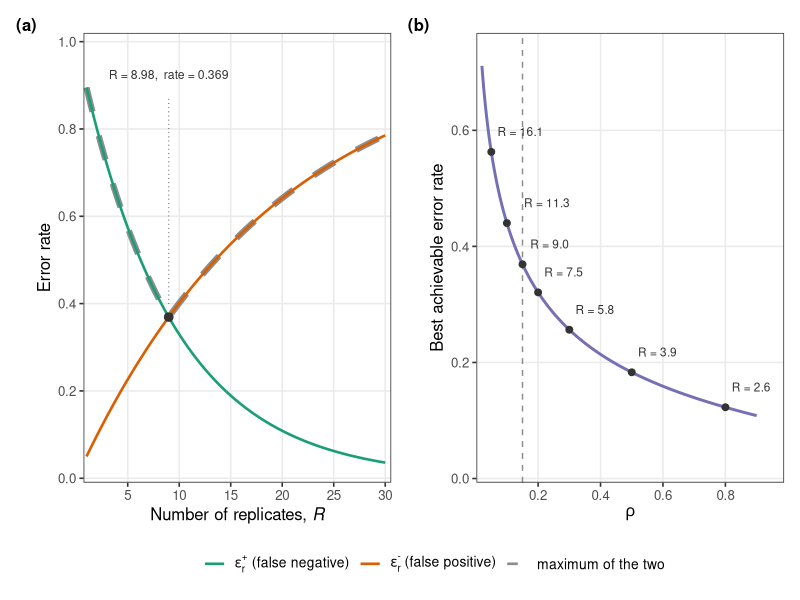
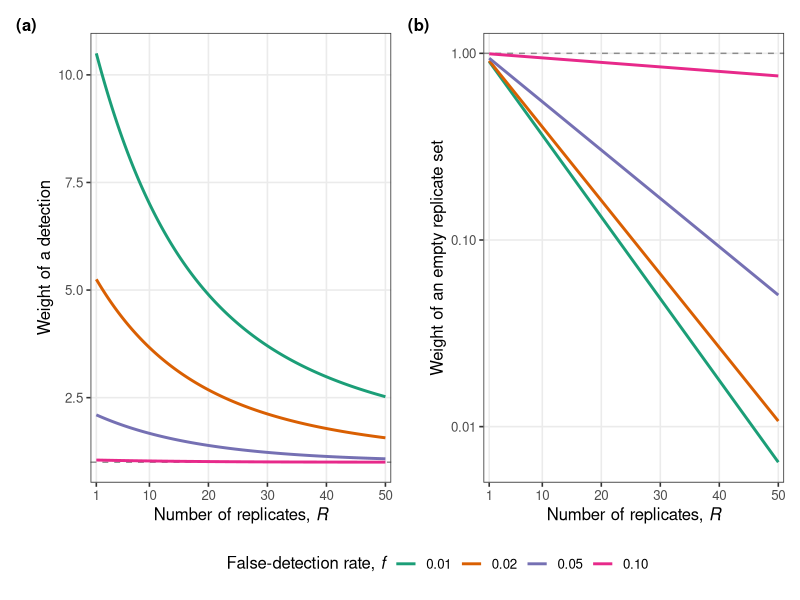
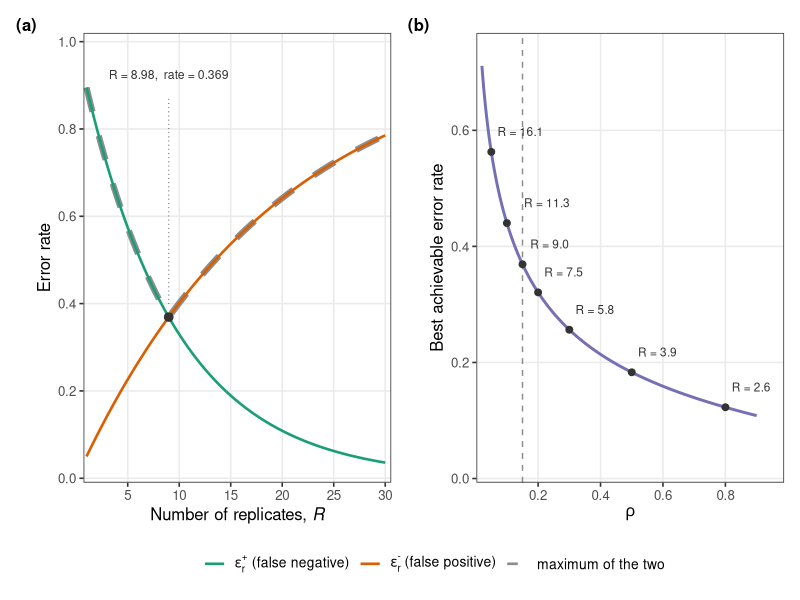
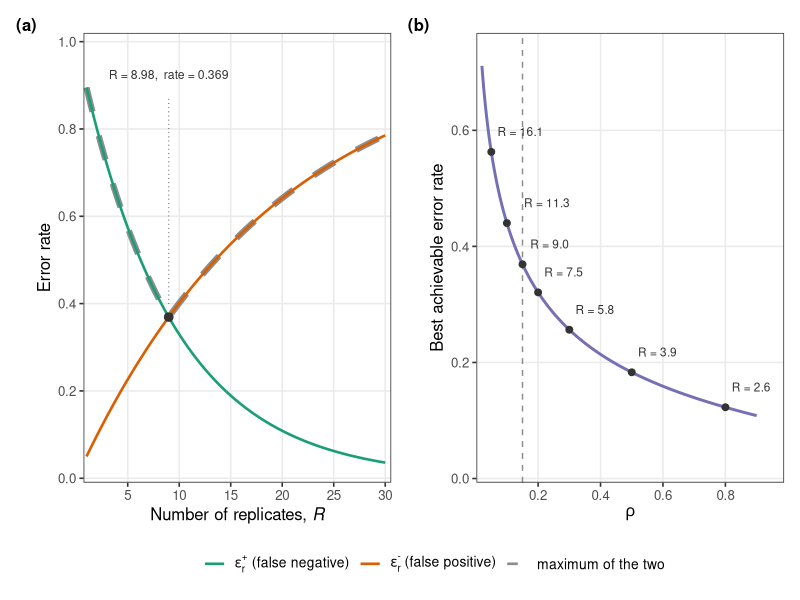
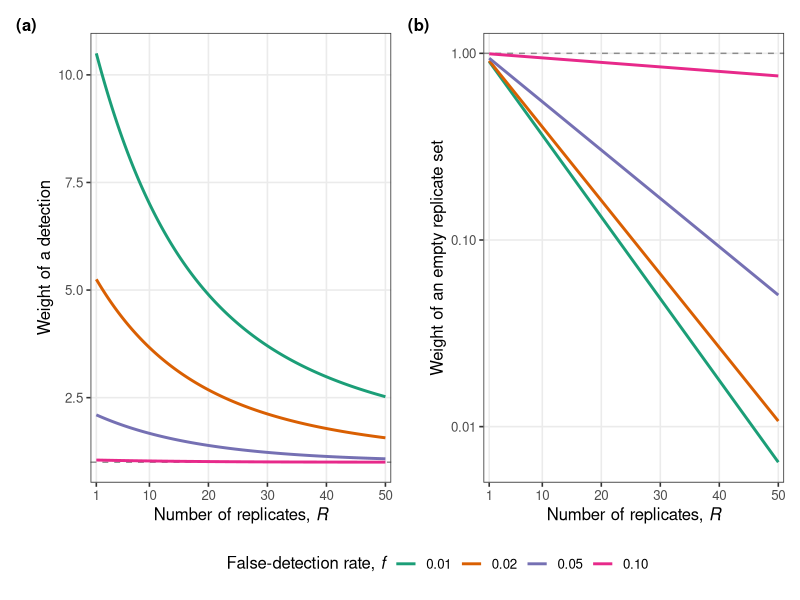
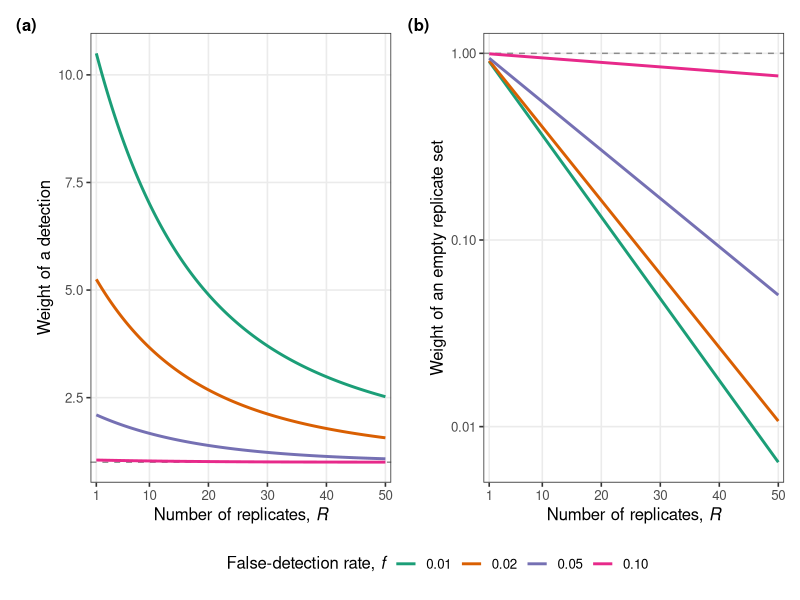

The R script that drew these images, in order:
# =============================================================================
# Supplementary Information - the replicate axis as an error-prone evidence
# source. Two figures.
#
# Model (same generative model as the replicate term of accumulation_curves.R):
#   a truly present link is realised in a replicate with probability rho and
#   then detected with the local sampling success (1 - eps_L), so
#       p1 = rho * (1 - eps_L),
#   and a truly absent link is spuriously recorded with probability
#       p0 = f.
#   Summarising R replicates as a single "seen at least once" bit gives two
#   directional error rates,
#       eps_rep_present(R) = (1 - p1)^R        false negative, falls with R
#       eps_rep_absent(R)  = 1 - (1 - p0)^R    false positive, rises with R
#   R is treated as continuous throughout.
#
#   erep_tradeoff.{pdf,png}     the tension between the two directional rates
#   evidential_weight.{pdf,png} the likelihood ratios carried by a detection
#                               and by an empty replicate set
# =============================================================================

library(ggplot2)
library(patchwork)

## Figures are written to Bayesian_framework/bayesian_figures. Resolved here so
## the script works whether it is run from the project root or from inside
## Bayesian_framework/, and the folder is created if it is missing.
fig_dir <- if (dir.exists("Bayesian_framework"))
             file.path("Bayesian_framework", "bayesian_figures") else "bayesian_figures"
dir.create(fig_dir, recursive = TRUE, showWarnings = FALSE)

## ---- parameters -------------------------------------------------------------
eps_Y <- 0.20    # model error (epsilon_Y); taxonomy only, not these figures
eps_L <- 0.30    # local-miss error  (epsilon_local)
rho   <- 0.15    # realisation rate
f     <- 0.05    # false-detection rate

Rmax_tension <- 30              # x range of figure 1, panel (a)
Rmax_weight  <- 50              # x range of figure 2
rho_range    <- c(0.02, 0.90)   # x range of figure 1, panel (b)
rho_marks    <- c(0.05, 0.10, 0.15, 0.20, 0.30, 0.50, 0.80)  # labelled points
## hand-placed x offsets for those labels; the wider one clears the rho = 0.15 line
rho_mark_dx  <- c(0.020, 0.055, 0.025, 0.020, 0.020, 0.020, 0.020)
rho_mark_dy  <- 0.035
f_levels     <- c(0.01, 0.02, 0.05, 0.10)   # one curve each, figure 2

fig_w <- 9.5     # inches
fig_h <- 4.6
fig_dpi <- 300

## ---- palette (ColorBrewer Dark2) --------------------------------------------
dark2 <- c("#1B9E77", "#D95F02", "#7570B3", "#E7298A",
           "#66A61E", "#E6AB02", "#A6761D", "#666666")

## ---- the model --------------------------------------------------------------
p1_of <- function(rho, eps_L) rho * (1 - eps_L)   # per-replicate true detection
p0_of <- function(f) f                            # per-replicate false detection

## false negative after R replicates: a realisable link (L_r = 1) goes unrecorded
## only if it is unobserved in every replicate. Realisation is not conditioned on,
## because the truth being recovered is realisability, not realisation, so the rate
## carries the ecological failure to be realised as well as the failure to detect.
eps_present <- function(R, p1, rho = NULL) (1 - p1)^R
eps_absent  <- function(R, p0) 1 - (1 - p0)^R     # false positive after R replicates

## R at which the two directional rates are equal. eps_present falls
## monotonically from 1 and eps_absent rises monotonically from 0, so the
## difference is monotone and the root is unique.
crossing_R <- function(p1, p0, rho = NULL) {
  g <- function(R) eps_present(R, p1, rho) - eps_absent(R, p0)
  uniroot(g, interval = c(1, 1e4), tol = .Machine$double.eps^0.5)$root
}

## the common rate at that crossing = the lowest value the pointwise maximum
## of the two rates can take
best_rate <- function(p1, p0, rho = NULL) eps_present(crossing_R(p1, p0), p1)

p1 <- p1_of(rho, eps_L)
p0 <- p0_of(f)

cat(sprintf("Per-replicate detection probabilities\n"))
cat(sprintf("  p1 = rho * (1 - eps_L) = %.3f * %.3f = %.4f\n", rho, 1 - eps_L, p1))
cat(sprintf("  p0 = f                 = %.4f\n\n", p0))

## ---- numerical checks -------------------------------------------------------
## Values quoted in the SI text. tol = 5e-4 means agreement to three decimal
## places; the crossing values of R are quoted to two, hence tol = 5e-3.
chk <- function(quantity, computed, expected, tol = 5e-4) {
  data.frame(quantity = quantity, expected = expected, computed = computed,
             tol = tol, ok = abs(computed - expected) < tol,
             stringsAsFactors = FALSE)
}

R_star    <- crossing_R(p1, p0, rho)
rate_star <- eps_present(R_star, p1, rho)
mx        <- optimize(function(R) pmax(eps_present(R, p1, rho), eps_absent(R, p0)),
                      interval = c(1, Rmax_tension), tol = 1e-8)

panel_b_expected <- data.frame(
  rho  = c(0.05, 0.10, 0.15, 0.20, 0.30, 0.50, 0.80),
  R    = c(16.13, 11.31, 8.98, 7.54, 5.77, 3.94, 2.55),
  rate = c(0.563, 0.440, 0.369, 0.321, 0.256, 0.183, 0.123)
)

w_det   <- function(R, p1, p0) (1 - (1 - p1)^R) / (1 - (1 - p0)^R)
w_empty <- function(R, p1, p0) ((1 - p1) / (1 - p0))^R
R_probe <- c(1, 5, 10, 20, 50)

checks <- do.call(rbind, c(
  lapply(seq_along(c(1, 5, 10)), function(i) {
    R <- c(1, 5, 10)[i]
    chk(sprintf("eps_rep^present, R = %d", R), eps_present(R, p1, rho),
        c(0.895, 0.574, 0.330)[i])
  }),
  lapply(seq_along(c(1, 5, 10)), function(i) {
    R <- c(1, 5, 10)[i]
    chk(sprintf("eps_rep^absent, R = %d", R), eps_absent(R, p0),
        c(0.050, 0.226, 0.401)[i])
  }),
  list(
    chk("crossing, R",                R_star,     8.98,  tol = 5e-3),
    chk("crossing, common rate",      rate_star,  0.369),
    chk("min of pointwise max, R",    mx$minimum, 8.98,  tol = 5e-3),
    chk("min of pointwise max, rate", mx$objective, 0.369)
  ),
  lapply(seq_len(nrow(panel_b_expected)), function(i) {
    r <- panel_b_expected$rho[i]
    chk(sprintf("panel (b) rho = %.2f, R", r),
        crossing_R(p1_of(r, eps_L), p0, r), panel_b_expected$R[i], tol = 5e-3)
  }),
  lapply(seq_len(nrow(panel_b_expected)), function(i) {
    r <- panel_b_expected$rho[i]
    chk(sprintf("panel (b) rho = %.2f, rate", r),
        best_rate(p1_of(r, eps_L), p0, r), panel_b_expected$rate[i])
  }),
  lapply(seq_along(R_probe), function(i) {
    chk(sprintf("detection weight, f = 0.05, R = %d", R_probe[i]),
        w_det(R_probe[i], p1, 0.05),
        c(2.100, 1.882, 1.670, 1.389, 1.079)[i])
  }),
  lapply(seq_along(R_probe), function(i) {
    chk(sprintf("empty-set weight, f = 0.05, R = %d", R_probe[i]),
        w_empty(R_probe[i], p1, 0.05),
        c(0.942, 0.742, 0.551, 0.303, 0.051)[i])
  })
))

checks_print <- checks
checks_print$computed <- round(checks_print$computed, 4)
cat("Numerical checks\n")
print(checks_print, row.names = FALSE)
cat("\n")

if (any(!checks$ok)) {
  bad <- checks[!checks$ok, ]
  stop(sprintf(
    "%d numerical check(s) failed:\n%s",
    nrow(bad),
    paste(sprintf("  %-38s expected %.3f, computed %.6f (tol %.0e)",
                  bad$quantity, bad$expected, bad$computed, bad$tol),
          collapse = "\n")), call. = FALSE)
}

# =============================================================================
# FIGURE 1 - erep_tension
# =============================================================================

## ---- panel (a): the two directional rates and their maximum -----------------
R_grid <- seq(1, Rmax_tension, length.out = 601)

dat_a <- data.frame(
  R      = rep(R_grid, 3),
  series = factor(rep(c("present", "absent", "max"), each = length(R_grid)),
                  levels = c("present", "absent", "max")),
  value  = c(eps_present(R_grid, p1, rho),
             eps_absent(R_grid, p0),
             pmax(eps_present(R_grid, p1, rho), eps_absent(R_grid, p0)))
)

pal_a <- c(present = dark2[1], absent = dark2[2], max = "grey55")
lty_a <- c(present = "solid",  absent = "solid",  max = "dashed")
lab_a <- expression(epsilon[r]^{"+"} ~ "(false negative)",
                    epsilon[r]^{"-"} ~ "(false positive)",
                    "maximum of the two")

## The maximum coincides with whichever directional rate is currently larger, so
## it is drawn first and wider: it reads as a grey dashed envelope flanking the
## two solid curves rather than being hidden underneath them. override.aes below
## puts every legend key back at a common line width.
p_a <- ggplot() +
  geom_line(data = subset(dat_a, series == "max"),
            aes(R, value, colour = series, linetype = series), linewidth = 2.1) +
  geom_line(data = subset(dat_a, series != "max"),
            aes(R, value, colour = series, linetype = series), linewidth = 0.9) +
  ## the crossing, with a leader up to the annotation
  annotate("segment", x = R_star, xend = R_star,
           y = rate_star + 0.03, yend = 0.875,
           linetype = "dotted", colour = "grey40", linewidth = 0.35) +
  annotate("point", x = R_star, y = rate_star, size = 2.6, colour = "grey20") +
  annotate("text", x = R_star, y = 0.925,
           label = sprintf("R = %.2f,  rate = %.3f", R_star, rate_star),
           size = 3.1, colour = "grey20") +
  scale_colour_manual(name = NULL, values = pal_a,
                      breaks = names(pal_a), labels = lab_a) +
  scale_linetype_manual(name = NULL, values = lty_a,
                        breaks = names(lty_a), labels = lab_a) +
  guides(colour = guide_legend(override.aes = list(linewidth = 0.9))) +
  scale_x_continuous(breaks = seq(0, Rmax_tension, 5),
                     expand = expansion(mult = c(0.01, 0.02))) +
  scale_y_continuous(limits = c(0, 1), breaks = seq(0, 1, 0.2),
                     expand = expansion(mult = c(0.01, 0.02))) +
  labs(x = expression("Number of replicates, " * italic(R)),
       y = "Error rate") +
  theme_bw(base_size = 12) +
  theme(panel.grid.minor = element_blank(),
        legend.position  = "bottom",
        legend.text      = element_text(size = 10))

## ---- panel (b): the best the replicate axis can do, as a function of rho ----
rho_grid <- seq(rho_range[1], rho_range[2], length.out = 401)

dat_b <- data.frame(
  rho  = rho_grid,
  R    = vapply(rho_grid, function(r) crossing_R(p1_of(r, eps_L), p0, r), numeric(1))
)
dat_b$rate <- mapply(function(R, r) eps_present(R, p1_of(r, eps_L), r), dat_b$R, dat_b$rho)

marks_b <- data.frame(
  rho = rho_marks,
  R   = vapply(rho_marks, function(r) crossing_R(p1_of(r, eps_L), p0, r), numeric(1))
)
marks_b$rate  <- mapply(function(R, r) eps_present(R, p1_of(r, eps_L), r), marks_b$R, marks_b$rho)
marks_b$label <- sprintf("R = %.1f", marks_b$R)
marks_b$lab_x <- marks_b$rho  + rho_mark_dx
marks_b$lab_y <- marks_b$rate + rho_mark_dy

p_b <- ggplot(dat_b, aes(rho, rate)) +
  geom_vline(xintercept = rho, linetype = "dashed", colour = "grey55") +
  geom_line(colour = dark2[3], linewidth = 1) +
  geom_point(data = marks_b, size = 2, colour = "grey20") +
  geom_text(data = marks_b, aes(lab_x, lab_y, label = label), hjust = 0,
            size = 3, colour = "grey20") +
  scale_x_continuous(breaks = seq(0, 0.9, 0.2),
                     expand = expansion(mult = c(0.02, 0.10))) +
  scale_y_continuous(limits = c(0, NA), breaks = seq(0, 0.8, 0.2),
                     expand = expansion(mult = c(0.01, 0.08))) +
  labs(x = expression(rho), y = "Best achievable error rate") +
  theme_bw(base_size = 12) +
  theme(panel.grid.minor = element_blank())

fig1 <- (p_a | p_b) +
  plot_layout(guides = "collect") +
  plot_annotation(tag_levels = "a", tag_prefix = "(", tag_suffix = ")") &
  theme(legend.position = "bottom",
        plot.tag = element_text(size = 12, face = "bold"))

print(fig1)
ggsave(file.path(fig_dir, "SI_erep_tradeoff.pdf"), fig1, width = fig_w, height = fig_h)
ggsave(file.path(fig_dir, "SI_erep_tradeoff.png"), fig1, width = fig_w, height = fig_h, dpi = fig_dpi)

# =============================================================================
# FIGURE 2 - evidential_weight
# =============================================================================
R_grid2 <- seq(1, Rmax_weight, length.out = 501)

dat_w <- expand.grid(R = R_grid2, f = f_levels)
dat_w$detection <- w_det(dat_w$R, p1, dat_w$f)
dat_w$empty     <- w_empty(dat_w$R, p1, dat_w$f)
dat_w$f_lab     <- factor(sprintf("%.2f", dat_w$f),
                          levels = sprintf("%.2f", f_levels))

pal_f <- setNames(dark2[seq_along(f_levels)], levels(dat_w$f_lab))
lab_f <- expression("False-detection rate, " * italic(f))

weight_theme <- list(
  scale_colour_manual(name = lab_f, values = pal_f),
  scale_x_continuous(breaks = c(1, seq(10, Rmax_weight, 10)),
                     expand = expansion(mult = c(0.02, 0.02))),
  labs(x = expression("Number of replicates, " * italic(R))),
  theme_bw(base_size = 12),
  theme(panel.grid.minor = element_blank(),
        legend.position  = "bottom")
)

p_w1 <- ggplot(dat_w, aes(R, detection, colour = f_lab)) +
  geom_hline(yintercept = 1, linetype = "dashed", colour = "grey55") +
  geom_line(linewidth = 1) +
  labs(y = "Weight of a detection") +
  weight_theme

p_w2 <- ggplot(dat_w, aes(R, empty, colour = f_lab)) +
  geom_hline(yintercept = 1, linetype = "dashed", colour = "grey55") +
  geom_line(linewidth = 1) +
  scale_y_log10() +
  labs(y = "Weight of an empty replicate set") +
  weight_theme

fig2 <- (p_w1 | p_w2) +
  plot_layout(guides = "collect") +
  plot_annotation(tag_levels = "a", tag_prefix = "(", tag_suffix = ")") &
  theme(legend.position = "bottom",
        plot.tag = element_text(size = 12, face = "bold"))

print(fig2)
ggsave(file.path(fig_dir, "SI_evidential_weight.pdf"), fig2, width = fig_w, height = fig_h)
ggsave(file.path(fig_dir, "SI_evidential_weight.png"), fig2, width = fig_w, height = fig_h, dpi = fig_dpi)

cat("Wrote erep_tradeoff.{pdf,png} and evidential_weight.{pdf,png}\n")
